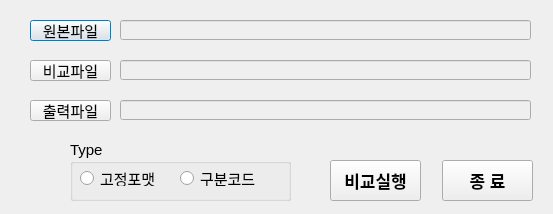
<?xml version="1.0" encoding="UTF-8"?>
<ui version="4.0">
 <class>Dialog</class>
 <widget class="QDialog" name="Dialog">
  <property name="geometry">
   <rect>
    <x>0</x>
    <y>0</y>
    <width>553</width>
    <height>214</height>
   </rect>
  </property>
  <property name="sizePolicy">
   <sizepolicy hsizetype="Fixed" vsizetype="Fixed">
    <horstretch>0</horstretch>
    <verstretch>0</verstretch>
   </sizepolicy>
  </property>
  <property name="windowTitle">
   <string>RPA 엑셀비교</string>
  </property>
  <widget class="QLineEdit" name="leOri">
   <property name="enabled">
    <bool>false</bool>
   </property>
   <property name="geometry">
    <rect>
     <x>120</x>
     <y>20</y>
     <width>411</width>
     <height>20</height>
    </rect>
   </property>
  </widget>
  <widget class="QPushButton" name="pbOri">
   <property name="geometry">
    <rect>
     <x>30</x>
     <y>20</y>
     <width>81</width>
     <height>21</height>
    </rect>
   </property>
   <property name="font">
    <font>
     <pointsize>11</pointsize>
    </font>
   </property>
   <property name="text">
    <string>원본파일</string>
   </property>
  </widget>
  <widget class="QPushButton" name="pbComp">
   <property name="geometry">
    <rect>
     <x>30</x>
     <y>60</y>
     <width>81</width>
     <height>21</height>
    </rect>
   </property>
   <property name="font">
    <font>
     <pointsize>11</pointsize>
    </font>
   </property>
   <property name="text">
    <string>비교파일</string>
   </property>
  </widget>
  <widget class="QPushButton" name="pbOut">
   <property name="geometry">
    <rect>
     <x>30</x>
     <y>100</y>
     <width>81</width>
     <height>21</height>
    </rect>
   </property>
   <property name="font">
    <font>
     <pointsize>11</pointsize>
    </font>
   </property>
   <property name="text">
    <string>출력파일</string>
   </property>
  </widget>
  <widget class="QLineEdit" name="leComp">
   <property name="enabled">
    <bool>false</bool>
   </property>
   <property name="geometry">
    <rect>
     <x>120</x>
     <y>60</y>
     <width>411</width>
     <height>20</height>
    </rect>
   </property>
  </widget>
  <widget class="QLineEdit" name="leOut">
   <property name="enabled">
    <bool>false</bool>
   </property>
   <property name="geometry">
    <rect>
     <x>120</x>
     <y>100</y>
     <width>411</width>
     <height>20</height>
    </rect>
   </property>
  </widget>
  <widget class="QPushButton" name="pbExec">
   <property name="geometry">
    <rect>
     <x>330</x>
     <y>160</y>
     <width>91</width>
     <height>41</height>
    </rect>
   </property>
   <property name="font">
    <font>
     <pointsize>13</pointsize>
     <weight>75</weight>
     <bold>true</bold>
    </font>
   </property>
   <property name="text">
    <string>비교실행</string>
   </property>
  </widget>
  <widget class="QPushButton" name="pbQuit">
   <property name="geometry">
    <rect>
     <x>442</x>
     <y>160</y>
     <width>91</width>
     <height>41</height>
    </rect>
   </property>
   <property name="font">
    <font>
     <pointsize>13</pointsize>
     <weight>75</weight>
     <bold>true</bold>
    </font>
   </property>
   <property name="text">
    <string>종 료</string>
   </property>
  </widget>
  <widget class="QGroupBox" name="groupBox">
   <property name="geometry">
    <rect>
     <x>70</x>
     <y>140</y>
     <width>221</width>
     <height>61</height>
    </rect>
   </property>
   <property name="font">
    <font>
     <pointsize>11</pointsize>
    </font>
   </property>
   <property name="title">
    <string>Type</string>
   </property>
   <widget class="QRadioButton" name="rbStatic">
    <property name="geometry">
     <rect>
      <x>10</x>
      <y>30</y>
      <width>91</width>
      <height>16</height>
     </rect>
    </property>
    <property name="font">
     <font>
      <pointsize>11</pointsize>
     </font>
    </property>
    <property name="text">
     <string>고정포맷</string>
    </property>
   </widget>
   <widget class="QRadioButton" name="rbKey">
    <property name="geometry">
     <rect>
      <x>110</x>
      <y>30</y>
      <width>91</width>
      <height>16</height>
     </rect>
    </property>
    <property name="font">
     <font>
      <pointsize>11</pointsize>
     </font>
    </property>
    <property name="text">
     <string>구분코드</string>
    </property>
   </widget>
  </widget>
  <zorder>groupBox</zorder>
  <zorder>leOri</zorder>
  <zorder>pbOri</zorder>
  <zorder>pbComp</zorder>
  <zorder>pbOut</zorder>
  <zorder>leComp</zorder>
  <zorder>leOut</zorder>
  <zorder>pbExec</zorder>
  <zorder>pbQuit</zorder>
 </widget>
 <resources/>
 <connections/>
</ui>
